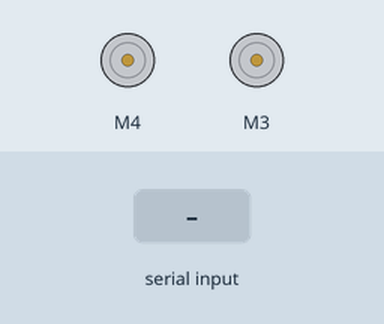
Recording of a sketch running on a simulated Arduino Uno, built with avr-gcc and run on an emulated ATmega328P. Shown: 2 × DC motor (green arrow = forward, orange = backward, longer = faster). The inputs (shaded band) are chosen by the test bench. What the sketch prints to the serial monitor is not drawn.

Above: at 1.2 s.
1.3 s: "1" received over Serial
At 1.5 s:
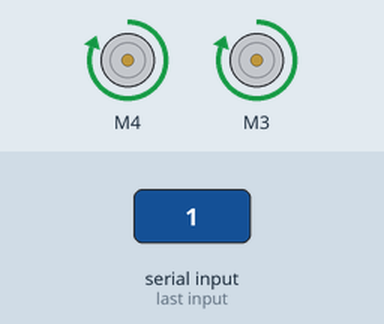
3.1 s: "2" received over Serial
At 3.3 s:
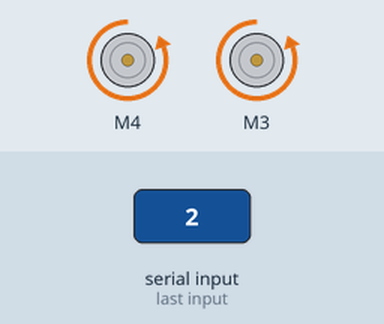
4.9 s: "3" received over Serial
At 5.1 s:
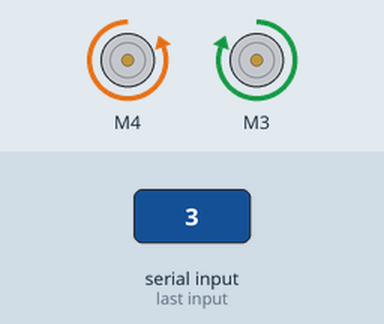
6.7 s: "4" received over Serial
At 6.9 s:
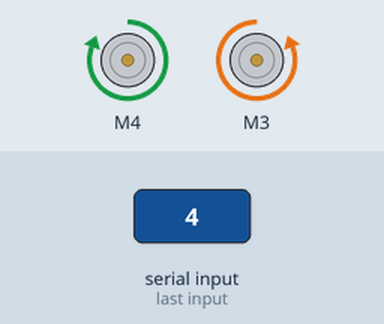
Timing chart, 0 to 9.5 s (numbered marks = the images above; inputs shaded):
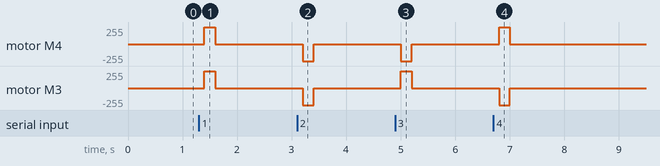

Measured:
- after the input at 1.3 s, motor M4, motor M3: stopped → forward 255/255 after 0.10 s, → stopped 0.20 s later
- after the input at 3.1 s, motor M4, motor M3: stopped → backward 255/255 after 0.10 s, → stopped 0.20 s later
- after the input at 4.9 s, motor M4: stopped → backward 255/255 after 0.10 s, → stopped 0.20 s later; motor M3: stopped → forward 255/255 after 0.10 s, → stopped 0.20 s later
- after the input at 6.7 s, motor M4: stopped → forward 255/255 after 0.11 s, → stopped 0.20 s later; motor M3: stopped → backward 255/255 after 0.11 s, → stopped 0.20 s later

The sketch:

motorControl.ino
```cpp
// (licence header left out)
#include <AFMotor.h>

#define delay_val 200

AF_DCMotor left(4);
AF_DCMotor right(3);

void setup() {


  Serial.begin(115200);           // set up Serial library at 9600 bps
  //Serial.println("Startup \n");

  // turn on motor
  left.setSpeed(255);
  right.setSpeed(255);

  left.run(RELEASE);
  right.run(RELEASE);
}

int received_char;

void loop() {

  if (Serial.available() > 0) {
        // read the incoming byte:
        received_char = Serial.read();

        #ifdef DEBUG
        Serial.print("Got- ");
        Serial.println(received_char, DEC);
        #endif
    }

    switch (received_char)
    {
      case 49:
        #ifdef DEBUG
        Serial.print("Forward\n\r");
        #endif
        left.run(FORWARD);
        right.run(FORWARD);
        delay(delay_val);
        Serial.write('f');
        break;
      case 50:
        #ifdef DEBUG
        Serial.print("Reverse\n\r");
        #endif
        left.run(BACKWARD);
        right.run(BACKWARD);
        delay(delay_val);
        Serial.write('b');
        break;
      case 51:
        #ifdef DEBUG
        Serial.print("Left\n\r");
        #endif
        left.run(BACKWARD);
        right.run(FORWARD);
        delay(delay_val);
        Serial.write('l');
        break;
      case 52:
        #ifdef DEBUG
        Serial.print("Right\n\r");
        #endif
        left.run(FORWARD);
        right.run(BACKWARD);
        delay(delay_val);
        Serial.write('r');
        break;
      case 53:
        left.run(RELEASE);
        right.run(RELEASE);
        delay(delay_val);
        Serial.write('s');
      default:
        left.run(RELEASE);
        right.run(RELEASE);
        delay(delay_val);
        break;
    }

  received_char=0;
}
```
